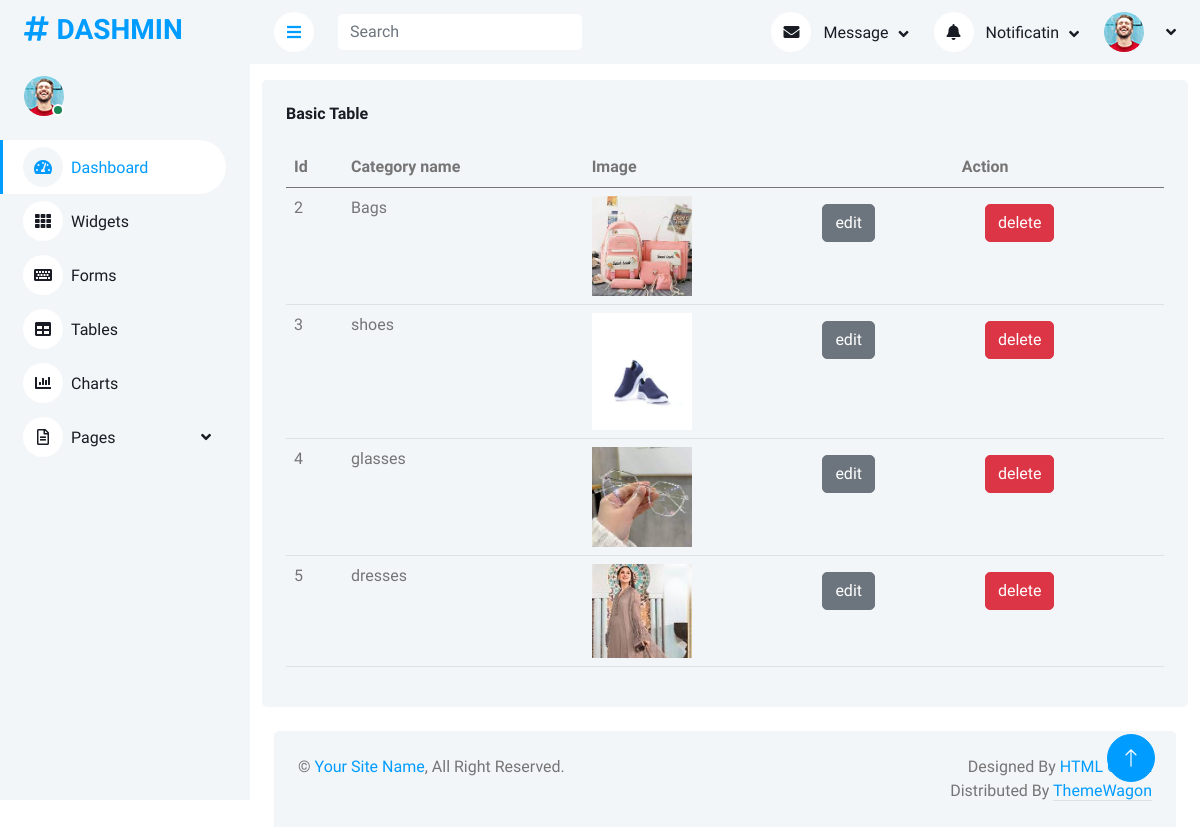
The app's page /viewcategory.php with its own data.
### tables this page shows
CREATE TABLE `category` (
  `id` int(11) NOT NULL,
  `cat_name` varchar(250) NOT NULL,
  `cat_image` varchar(250) NOT NULL
);

### viewcategory.php (the view)
<?php
include("header.php");
?>
<div class="container mt-3">
    <div class="bg-light rounded h-100 p-4">
        <h6 class="mb-4">Basic Table</h6>
        <table class="table">
            <thead>
                <tr>
                    <th scope="col">Id</th>
                    <th scope="col">Category name </th>
                    <th scope="col">Image</th>
                    <th scope="col" class="text-center" colspan="2">Action</th>
                </tr>
            </thead>
            <tbody>
                <?php
$query = $pdo->query("select * from category");
$row = $query->fetchAll(PDO::FETCH_ASSOC);
foreach($row as  $value) {
    ?>
                <tr>
                    <td scope="row"><?php echo $value['id']?></td>
                    <td><?php echo $value['cat_name']?></td>
                    <td><img src="img/category/<?php echo $value['cat_image']?>" width="100" alt=""></td>
                    <td>
                        <a href="updatecategory.php?catId=<?php echo $value['id']?>"
                            class="btn btn-secondary m-2">edit</a>
                    </td>
                    <td><a href="?deleteCat=<?php echo $value['id']?>" class="btn btn-danger m-2">delete</a></td>
                </tr>
                <?php
}
?>
            </tbody>
        </table>
    </div>
</div>
<?php
include("footer.php");
?>

### css/style.css (style rules this page uses)
:root { --primary: #009CFF; --light: #F3F6F9; --dark: #191C24; }
.btn { transition: .5s; }

### records on screen
category: id "2", cat_name "Bags", cat_image (picture)
category: id "3", cat_name "shoes", cat_image (picture)
category: id "4", cat_name "glasses", cat_image (picture)
category: id "5", cat_name "dresses", cat_image (picture)
